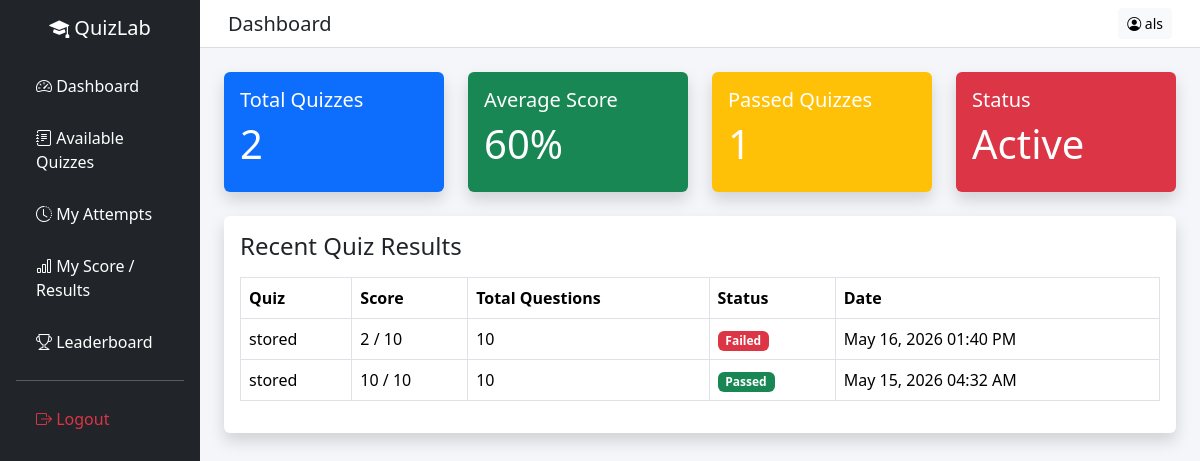
The page /frontend/student/dashboard.php (signed in) on the database its author committed.
### tables this page shows
CREATE TABLE `quiz_attempts` (
  `attempt_id` int(11) NOT NULL,
  `student_id` int(11) NOT NULL,
  `quiz_id` int(11) NOT NULL,
  `score` int(11) DEFAULT 0,
  `total_questions` int(11) DEFAULT 0,
  `status` enum('ongoing','submitted','timeout') NOT NULL DEFAULT 'ongoing',
  `submitted_at` timestamp NOT NULL DEFAULT current_timestamp()
);

CREATE TABLE `quizzes` (
  `quiz_id` int(11) NOT NULL,
  `teacher_id` int(11) NOT NULL,
  `title` varchar(255) NOT NULL,
  `description` text DEFAULT NULL,
  `status` enum('draft','published') DEFAULT 'draft',
  `created_at` timestamp NOT NULL DEFAULT current_timestamp(),
  `quiz_type` enum('multiple_choice','identification','true_false','enumeration') NOT NULL DEFAULT 'multiple_choice',
  `difficulty` enum('easy','medium','hard') NOT NULL DEFAULT 'medium'
);

### frontend/student/dashboard.php (the view, shortened to what this page needs)
<?php
include "../../backend/database.php";
$student_id = $_SESSION['user_id'];
$stmt = $pdo->prepare("
    SELECT COUNT(*)
    FROM quiz_attempts
    WHERE student_id = ?
    AND status = 'submitted'
");
$stmt->execute([$student_id]);
$totalQuizTaken = $stmt->fetchColumn();
$stmt = $pdo->prepare("
    SELECT COUNT(*)
    FROM quiz_attempts
    WHERE student_id = ?
    AND status = 'submitted'
    AND (
        (score / total_questions) * 100
    ) >= 75
");
$stmt->execute([$student_id]);
$passedQuizzes = $stmt->fetchColumn();
$stmt = $pdo->prepare("
    SELECT AVG(
        (score / total_questions) * 100
    ) as averageScore
    FROM quiz_attempts
    WHERE student_id = ?
    AND status = 'submitted'
    AND total_questions > 0
");
$stmt->execute([$student_id]);
$averageData = $stmt->fetch(PDO::FETCH_ASSOC);
$averageScore = round($averageData['averageScore'] ?? 0);
$stmt = $pdo->prepare("
    SELECT qa.*, q.title
    FROM quiz_attempts qa
    JOIN quizzes q
        ON qa.quiz_id = q.quiz_id
    WHERE qa.student_id = ?
AND qa.status = 'submitted'
AND qa.total_questions > 0
    ORDER BY qa.attempt_id DESC
    LIMIT 5
");
$stmt->execute([$student_id]);
$recentResults = $stmt->fetchAll(PDO::FETCH_ASSOC);
?>
<!DOCTYPE html>
<html lang="en">
<head>
    <link href="https://cdn.jsdelivr.net/npm/bootstrap@5.3.2/dist/css/bootstrap.min.css" rel="stylesheet">
    <link rel="stylesheet" href="https://cdn.jsdelivr.net/npm/bootstrap-icons@1.11.1/font/bootstrap-icons.css">
    <link rel="stylesheet" href="style.css">
</head>
<body style="background:#f4f6f9;">
    <div class="container-fluid">
        <div class="row">
            <div class="col-md-2 p-0">
                <?php include "nav.php"; ?>
            </div>
            <div class="col-md-10 p-0">
                <nav class="navbar navbar-expand-lg topbar px-3">
                    <div class="container-fluid">
                        <h5 class="mb-0">Dashboard</h5>
                        <a href="profile.php" class="btn btn-light btn-sm">
                            <i class="bi bi-person-circle"></i> <?= htmlspecialchars($_SESSION['name']); ?>
                        </a>
                    </div>
                </nav>
                <div class="p-4">
                    <div class="row">
                        <div class="col-md-3 mb-4">
                            <div class="card shadow border-0 bg-primary text-white">
                                <div class="card-body">
                                    <h5>Total Quizzes</h5>
                                    <h1>
                                        <?= $totalQuizTaken; ?>
                                    </h1>
                                </div>
                            </div>
                        </div>
                        <div class="col-md-3 mb-4">
                            <div class="card shadow border-0 bg-success text-white">
                                <div class="card-body">
                                    <h5>Average Score</h5>
                                    <h1>
                                        <?= $averageScore; ?>%
                                    </h1>
                                </div>
                            </div>
                        </div>
                        <div class="col-md-3 mb-4">
                            <div class="card shadow border-0 bg-warning text-white">
                                <div class="card-body">
                                    <h5>Passed Quizzes</h5>
                                    <h1><?= $passedQuizzes ?></h1>
                                </div>
                            </div>
                        </div>
                        <div class="col-md-3 mb-4">
                            <div class="card shadow border-0 bg-danger text-white">
                                <div class="card-body">
                                    <h5>Status</h5>
                                    <h1>Active</h1>
                                </div>
                            </div>
                        </div>
                    </div>
                    <div class="card shadow border-0">
                        <div class="card-body">
                            <h4 class="mb-3">
                                Recent Quiz Results
                            </h4>
                            <table class="table table-bordered">
                                <thead>
                                    <tr>
                                        <th>Quiz</th>
                                        <th>Score</th>
                                        <th>Total Questions</th>
                                        <th>Status</th>
                                        <th>Date</th>
                                    </tr>
                                </thead>
                                <tbody>
                                    <?php foreach ($recentResults as $result) { ?>
                                        <tr>
                                            <td>
                                                <?= htmlspecialchars($result['title']); ?>
                                            </td>
                                            <td>
                                                <?= $result['score']; ?> / <?= $result['total_questions']; ?>
                                            </td>
                                            <td>
                                                <?= $result['total_questions']; ?>
                                            </td>
                                            <td>
                                                <?php
                                                $percentage = 0;
                                                if ($result['total_questions'] > 0) {
                                                    $percentage =
                                                        ($result['score'] / $result['total_questions']) * 100;
                                                }
                                                if ($percentage >= 75) {
                                                    echo "<span class='badge bg-success'>Passed</span>";
                                                } else {
                                                    echo "<span class='badge bg-danger'>Failed</span>";
                                                }
                                                ?>
                                            </td>
                                            <td>
                                                <?= date("M d, Y h:i A", strtotime($result['submitted_at'])); ?>
                                            </td>
                                        </tr>
                                    <?php } ?>
                                </tbody>
                            </table>
                        </div>
                    </div>
                </div>
            </div>
        </div>
    </div>
</body>
</html>

### frontend/student/style.css (style rules this page uses)
body { background:#f5f6fa; }
.topbar { background:white; border-bottom:1px solid #ddd; }

### rows shown on the page
quiz_attempts: quiz.title "stored", score "2", total_questions "10", shows "Failed", submitted_at "May 16, 2026 01:40 PM"
quiz_attempts: quiz.title "stored", score "10", total_questions "10", shows "Passed", submitted_at "May 15, 2026 04:32 AM"

### other values the page prints
$_SESSION['name'] "als"
$totalQuizTaken "2"
$averageScore "60"
$passedQuizzes "1"
